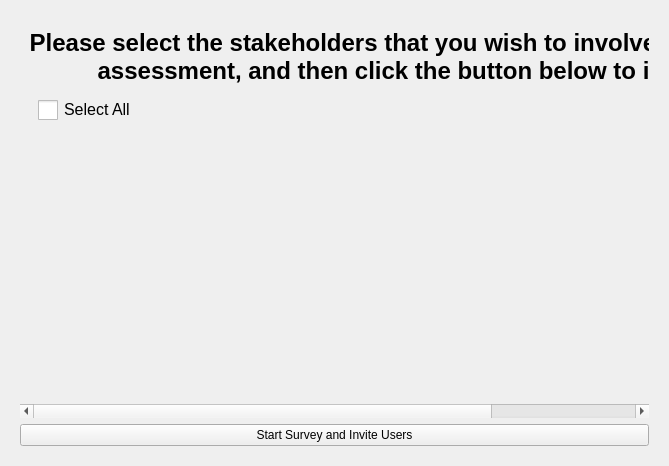
<?xml version='1.0' encoding='UTF-8'?>
<ui version="4.0">
 <class>Form</class>
 <widget class="QWidget" name="Form">
  <property name="geometry">
   <rect>
    <x>0</x>
    <y>0</y>
    <width>669</width>
    <height>466</height>
   </rect>
  </property>
  <property name="windowTitle">
   <string>Form</string>
  </property>
  <layout class="QHBoxLayout" name="horizontalLayout_2">
   <item>
    <widget class="QFrame" name="invite_frame">
     <property name="frameShape">
      <enum>QFrame::NoFrame</enum>
     </property>
     <property name="frameShadow">
      <enum>QFrame::Raised</enum>
     </property>
     <layout class="QVBoxLayout" name="verticalLayout_2">
      <item>
       <widget class="QScrollArea" name="scrollArea">
        <property name="frameShape">
         <enum>QFrame::NoFrame</enum>
        </property>
        <property name="widgetResizable">
         <bool>true</bool>
        </property>
        <widget class="QWidget" name="scrollAreaWidgetContents">
         <property name="geometry">
          <rect>
           <x>0</x>
           <y>0</y>
           <width>871</width>
           <height>384</height>
          </rect>
         </property>
         <layout class="QVBoxLayout" name="verticalLayout">
          <item>
           <widget class="QLabel" name="label">
            <property name="text">
             <string>&lt;html&gt;&lt;head/&gt;&lt;body&gt;&lt;p align="center"&gt;&lt;span style=" font-size:18pt; font-weight:600;"&gt;Please select the stakeholders that you wish to involve in this round of&lt;br/&gt;assessment, and then click the button below to invite them&lt;/span&gt;&lt;/p&gt;&lt;/body&gt;&lt;/html&gt;</string>
            </property>
           </widget>
          </item>
          <item>
           <widget class="QFrame" name="frame">
            <property name="frameShape">
             <enum>QFrame::NoFrame</enum>
            </property>
            <property name="frameShadow">
             <enum>QFrame::Raised</enum>
            </property>
            <layout class="QHBoxLayout" name="horizontalLayout_8">
             <item>
              <widget class="QCheckBox" name="checkBox">
               <property name="maximumSize">
                <size>
                 <width>20</width>
                 <height>16777215</height>
                </size>
               </property>
               <property name="styleSheet">
                <string notr="true">QCheckBox::indicator {
     width: 20px;
     height: 20px;
 }</string>
               </property>
               <property name="text">
                <string />
               </property>
              </widget>
             </item>
             <item>
              <widget class="QLabel" name="label_8">
               <property name="text">
                <string>&lt;html&gt;&lt;head/&gt;&lt;body&gt;&lt;p&gt;&lt;span style=" font-size:12pt;"&gt;Select All&lt;/span&gt;&lt;/p&gt;&lt;/body&gt;&lt;/html&gt;</string>
               </property>
              </widget>
             </item>
            </layout>
           </widget>
          </item>
          <item>
           <spacer name="verticalSpacer">
            <property name="orientation">
             <enum>Qt::Vertical</enum>
            </property>
            <property name="sizeHint" stdset="0">
             <size>
              <width>20</width>
              <height>40</height>
             </size>
            </property>
           </spacer>
          </item>
         </layout>
        </widget>
       </widget>
      </item>
      <item>
       <widget class="QPushButton" name="startSurveyButton">
        <property name="text">
         <string>Start Survey and Invite Users</string>
        </property>
       </widget>
      </item>
     </layout>
    </widget>
   </item>
  </layout>
 </widget>
 <resources />
 <connections />
</ui>
